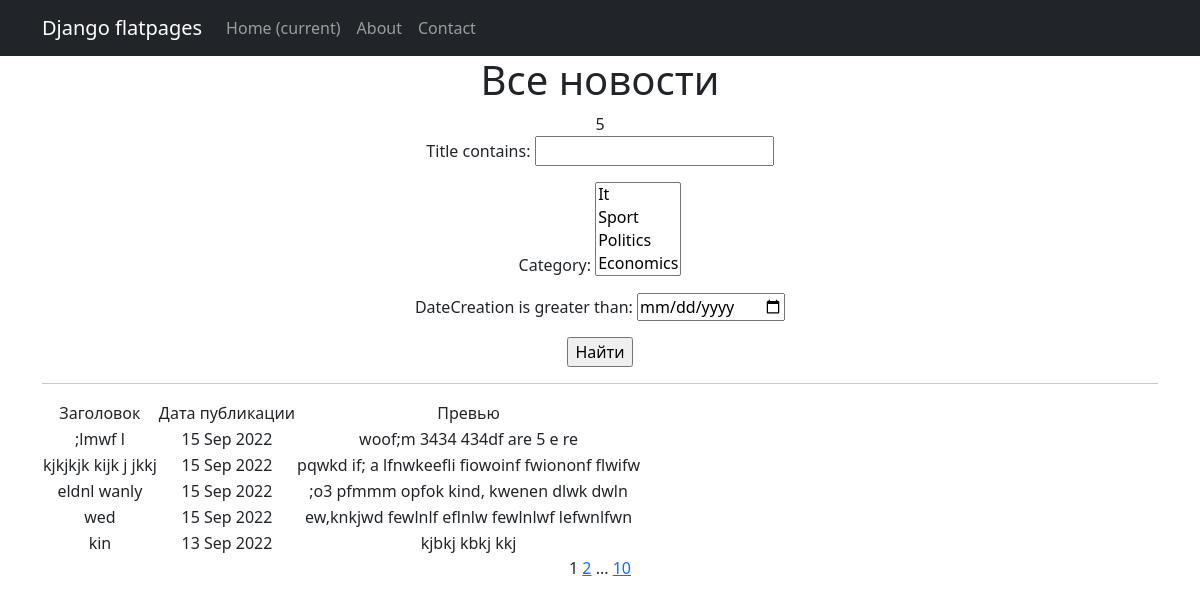
The app's page /news/search/ with its own data.
### newapp/models.py (models this page shows, shortened)
class Post(models.Model):
    author = models.ForeignKey(Author, on_delete=models.CASCADE)
    NEWS = 'NW'
    ARTICLE = 'AR'
    CATEGORY_CHOICES = (
        (NEWS, 'Новость'),
        (ARTICLE, 'Статья'),
    )
    categoryType = models.CharField(max_length=2, choices=CATEGORY_CHOICES, default=ARTICLE)
    dateCreation = models.DateTimeField(auto_now_add=True)
    postCategory = models.ManyToManyField(Category, through='PostCategory')
    title = models.CharField(max_length=256)
    text = models.TextField()
    rating = models.SmallIntegerField(default=0)

### newapp/views.py (the view)
# urls.py: path('search/', NewsSearchList.as_view(), name='news_search'),
class NewsSearchList(NewsList):
    model = Post
    template_name = 'search.html'
    context_object_name = 'search'
    def get_queryset(self):
        queryset = super().get_queryset()
        self.filterset = PostFilter(self.request.GET, queryset)
        return self.filterset.qs
    def get_context_data(self, **kwargs):
        context = super().get_context_data(**kwargs)
        context['filterset'] = self.filterset
        return context

### newapp/models.py (called while the page is built)
    def __str__(self):
        return self.name.title()

### newapp/templatetags/custom_filters.py (called while the page is built)
@register.filter()
def censor(value):
    if not isinstance(value, str):
        raise ValueError("Это не слово!")
    bad_words = ('москвичи', 'пожары', 'также', 'Путин', 'ветер', 'запах')
    for word in bad_words:
        value = value.replace(word[1:], '*'*(len(word)-1))
    return "".join(value)

### newapp/templatetags/custom_tags.py (called while the page is built)
@register.simple_tag(takes_context=True)
def url_replace(context, **kwargs):
   d = context['request'].GET.copy()
   for k, v in kwargs.items():
       d[k] = v
   return d.urlencode()

### templates/search.html (shortened to what this page needs)
{% extends 'flatpages/default.html' %}
{% load custom_filters %}
{% load custom_tags %}
{% block content %}
   <h1>Все новости</h1>
    <td>{{ search|length }}</td>
    <form action="" method="get">
       {{ filterset.form.as_p }}
       <input type="submit" value="Найти" />
    </form>
   <hr>
   {% if search %}
       <table>
           <tr>
               <td>Заголовок</td>
               <td>Дата публикации</td>
               <td>Превью</td>
           </tr>
           {% for post in search %}
           <tr>
               <td>{{ post.title }}</td>
               <td>{{ post.dateCreation|date:'d M Y' }}</td>
               <td>{{ post.text|truncatewords:20|censor }}</td>
           </tr>
           {% endfor %}
       </table>
   {% else %}
       <h2>Новостей нет!</h2>
   {% endif %}
   {{ page_obj.number }}
   {% if page_obj.has_next %}
       <a href="?{% url_replace page=page_obj.next_page_number %}">{{ page_obj.next_page_number }}</a>
       {% if paginator.num_pages != page_obj.next_page_number %}
           ...
           <a href="?page={{ page_obj.paginator.num_pages }}">{{ page_obj.paginator.num_pages }}</a>
       {% endif %}
   {% endif %}
{% endblock content %}

### records on screen
Post: title ";lmwf l", dateCreation "15 Sep 2022", text|censor "woof;m 3434 434df are 5 e re"
Post: title "kjkjkjk kijk j jkkj", dateCreation "15 Sep 2022", text|censor "pqwkd if; a lfnwkeefli fiowoinf fwiononf flwifw"
Post: title "eldnl wanly", dateCreation "15 Sep 2022", text|censor ";o3 pfmmm opfok kind, kwenen dlwk dwln"
Post: title "wed", dateCreation "15 Sep 2022", text|censor "ew,knkjwd fewlnlf eflnlw fewlnlwf lefwnlfwn"
Post: title "kin", dateCreation "13 Sep 2022", text|censor "kjbkj kbkj kkj"

### other values on screen
{{ search|length }} "5"
{{ page_obj.number }} "1"
{{ page_obj.next_page_number }} "2"
{{ page_obj.paginator.num_pages }} "10"
